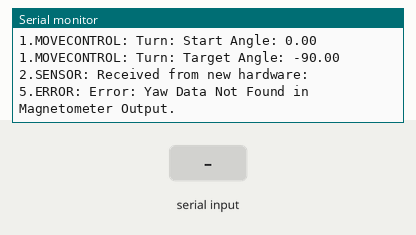
Simulated run of this sketch. Board: Arduino Mega 2560, built with avr-gcc and run on an emulated ATmega2560. Parts: the last lines printed to the serial monitor. Inputs (shaded band) come from the test bench.

Above: at 11.3 s.
11.4 s: "Yaw:\n" received over the second serial link
At 12.3 s:
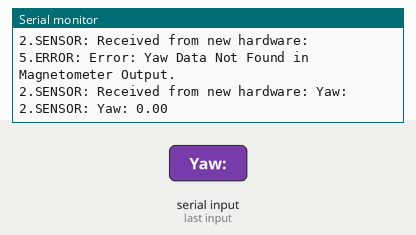
12.9 s: "90,45\n" received over the second serial link
14.4 s: "Yaw:\n" received over the second serial link
At 15.0 s:
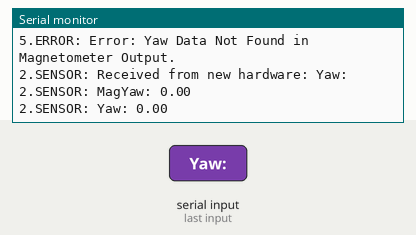

Measured:
- after the input at 11.4 s, the serial monitor: prints a new line at once (image 1)
- after the input at 14.4 s, the serial monitor: prints a new line at once (image 2)

The sketch:

turn_test.ino
```cpp
#include <MsTimer2.h> // 引入MsTimer2库，用于设置定时中断
#include <Arduino.h> // 引入Arduino标准库，用于Arduino的基本操作
#include "MPU6050.h" // 引入MPU6050库，用于读取MPU6050传感器数据
#include <Servo.h>    // 引入Servo库，用于控制舵机
#include <Wire.h>     // 引入Wire库，用于I2C通信
#include "I2Cdev.h"

// 定义日志前缀
const String PREFIX_MOVECONTROL = "1.MOVECONTROL: ";
const String PREFIX_SENSOR       = "2.SENSOR: ";
const String PREFIX_SYSTEM       = "3.SYSTEM: ";
const String PREFIX_DEBUG        = "4.DEBUG: ";
const String PREFIX_ERROR        = "5.ERROR: ";

// 磁力计和Yaw角变量
float magYaw = 0;   // 磁力计Yaw角
float yaw = 0;       // 小车Yaw角
bool initialYawSet = false;
float initialMagYaw = 0;
bool turnfinish = false;
// 函数声明
void turn(float turnAngle); // 角度转向
void readMagnetometerYaw(); // 读取磁力计Yaw角数据
float normalizeAngle(float angle); // 将角度限制在-180到180之间

void setup()
{
    Serial.begin(115200);              // 打开串口
    while (!Serial) delay(10); // 等待串口监视器打开

    Serial2.begin(460800); // 初始化Serial2，用于与磁力计通信

    // 读取并设置初始Yaw角
    Serial.println(PREFIX_SYSTEM + "Reading Initial Yaw from Magnetometer...");
    int attempts = 0;
    while (!initialYawSet && attempts < 10) { // 最多尝试10次
        readMagnetometerYaw();
        if (initialYawSet)
        {
            Serial.print(PREFIX_SYSTEM + "Initial Yaw set to: ");
            Serial.println(initialMagYaw);
            break;
        }
        attempts++;
        delay(10); // 每次尝试后延时10ms
    }
    if (!initialYawSet) {
        Serial.println(PREFIX_ERROR + "Failed to Set Initial Yaw. Defaulting to 0.");
        initialMagYaw = 0;
    }
}

void loop()
{
  if (!turnfinish)
  {
    turn(-90);  // 左转90度
    //turnfinish = true;
  }

}

void turn(float turnAngle)
{
    float startAngle = yaw;
    float targetAngle = startAngle + turnAngle;

    Serial.print(PREFIX_MOVECONTROL + "Turn: Start Angle: ");
    Serial.println(startAngle);
    Serial.print(PREFIX_MOVECONTROL + "Turn: Target Angle: ");
    Serial.println(targetAngle);

    while (abs(yaw - targetAngle) > 10)
    {
        readMagnetometerYaw();
        //Serial.print(PREFIX_MOVECONTROL + "Turn: Current Yaw: ");
        //Serial.println(yaw);
        delay(100);
    }

    Serial.println(PREFIX_MOVECONTROL + "Turn: Turn Completed");
    delay(300); // 停止一段时间
}

void readMagnetometerYaw()
{
    String dataFromMagnetometer = Serial2.readStringUntil('\n');
    Serial.print(PREFIX_SENSOR + "Received from new hardware: ");
    Serial.println(dataFromMagnetometer);

    // 移除所有不可打印字符
    String cleanData = "";
    for (char c : dataFromMagnetometer) {
        if (isprint(c)) {
            cleanData += c;
        }
    }
    cleanData.trim();

    int yawIndex = cleanData.indexOf("Yaw:");
    if (yawIndex != -1)
    {
        String yawString = cleanData.substring(yawIndex + 4);
        yawString.trim();
        magYaw = yawString.toFloat();

        if (!initialYawSet) {
            initialYawSet = true;
            initialMagYaw = magYaw;
        }
        else
        {
            Serial.print(PREFIX_SENSOR + "MagYaw: ");
            Serial.println(magYaw);

            // 调整Yaw为相对于初始Yaw的绝对角度
            yaw = normalizeAngle(magYaw);
        }
        Serial.print(PREFIX_SENSOR + "Yaw: ");
        Serial.println(yaw);
    }
    else
    {
        Serial.println(PREFIX_ERROR + "Error: Yaw Data Not Found in Magnetometer Output.");
    }
}


float normalizeAngle(float Yaw)
{
    float tempYaw = Yaw - initialMagYaw;

    // 处理角度跳变，确保在 -180 到 180 之间
    if (tempYaw > 180)
    {
        tempYaw -= 360;
    }
    else if (tempYaw < -180)
    {
        tempYaw += 360;
    }
    return tempYaw;
}
```
